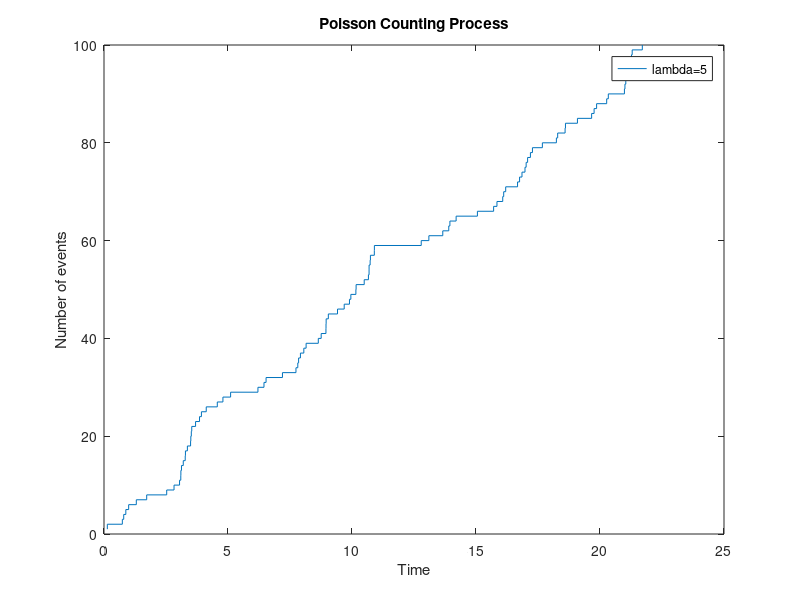

Write MATLAB code to recreate this figure.
pkg load statistics

clc;
clear all;
close all;

% TASK: Create 100 consecutive Poisson processes wiith exprnd() and draw the stairs function
% of one Poisson counting process with lambda = 5.

lambda = 5;
samples = exprnd(1/lambda, 1, 100);
arrival_time = cumsum(samples);
stairs(arrival_time, 1:100);

title("Poisson Counting Process");
xlabel("Time");
ylabel("Number of events");
legend("lambda=5");
hold off;

% TASK: Find mean number of events per second for a window DT = t1 - t2 of 100 consecutive
% events. Repeat for 200, 300, 500, 1000, 10000 consecutive events.

end_time = arrival_time(end);
mean = 100/end_time;
deviation = abs(lambda-mean);
printf("For 100 samples mean is equal to %d and deviation is equal to %d.\n", mean, deviation);

n_samples = [200, 300, 500, 1000, 10000];

for i=1:5
  samples = exprnd(1/lambda, 1, n_samples(i));
  arrival_time = cumsum(samples);
  end_time = arrival_time(end);
  mean = n_samples(i)/end_time;
  deviation = abs(lambda-mean);
  printf("For %d samples mean is equal to %d and deviation is equal to %d.\n", n_samples(i), mean, deviation);
endfor